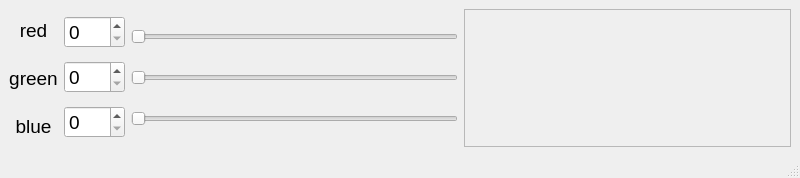
<?xml version="1.0" encoding="UTF-8"?>
<ui version="4.0">
 <class>MainWindow</class>
 <widget class="QMainWindow" name="MainWindow">
  <property name="geometry">
   <rect>
    <x>0</x>
    <y>0</y>
    <width>800</width>
    <height>178</height>
   </rect>
  </property>
  <property name="sizePolicy">
   <sizepolicy hsizetype="Expanding" vsizetype="Expanding">
    <horstretch>0</horstretch>
    <verstretch>0</verstretch>
   </sizepolicy>
  </property>
  <property name="windowTitle">
   <string>MainWindow</string>
  </property>
  <widget class="QWidget" name="centralwidget">
   <property name="enabled">
    <bool>true</bool>
   </property>
   <property name="sizePolicy">
    <sizepolicy hsizetype="Preferred" vsizetype="Preferred">
     <horstretch>0</horstretch>
     <verstretch>0</verstretch>
    </sizepolicy>
   </property>
   <property name="minimumSize">
    <size>
     <width>800</width>
     <height>0</height>
    </size>
   </property>
   <property name="maximumSize">
    <size>
     <width>800</width>
     <height>462</height>
    </size>
   </property>
   <property name="font">
    <font>
     <family>Segoe UI</family>
     <pointsize>14</pointsize>
     <weight>50</weight>
     <bold>false</bold>
    </font>
   </property>
   <layout class="QGridLayout" name="gridLayout">
    <item row="0" column="0">
     <layout class="QHBoxLayout" name="mainHLayout">
      <property name="spacing">
       <number>6</number>
      </property>
      <property name="bottomMargin">
       <number>0</number>
      </property>
      <item>
       <layout class="QVBoxLayout" name="LabelsLayout">
        <item>
         <widget class="QLabel" name="labelGreen">
          <property name="text">
           <string>red</string>
          </property>
          <property name="alignment">
           <set>Qt::AlignCenter</set>
          </property>
         </widget>
        </item>
        <item>
         <widget class="QLabel" name="labelBlue">
          <property name="text">
           <string>green</string>
          </property>
          <property name="alignment">
           <set>Qt::AlignCenter</set>
          </property>
         </widget>
        </item>
        <item>
         <widget class="QLabel" name="labelRed">
          <property name="text">
           <string>blue</string>
          </property>
          <property name="alignment">
           <set>Qt::AlignCenter</set>
          </property>
         </widget>
        </item>
       </layout>
      </item>
      <item>
       <layout class="QVBoxLayout" name="SpinBoxesLayout">
        <item>
         <widget class="QSpinBox" name="spinBoxRed">
          <property name="maximum">
           <number>255</number>
          </property>
         </widget>
        </item>
        <item>
         <widget class="QSpinBox" name="spinBoxGreen">
          <property name="maximum">
           <number>255</number>
          </property>
         </widget>
        </item>
        <item>
         <widget class="QSpinBox" name="spinBoxBlue">
          <property name="maximum">
           <number>255</number>
          </property>
         </widget>
        </item>
       </layout>
      </item>
      <item>
       <layout class="QVBoxLayout" name="SlidersLayout">
        <item>
         <widget class="QSlider" name="horizontalSliderRed">
          <property name="maximum">
           <number>255</number>
          </property>
          <property name="orientation">
           <enum>Qt::Horizontal</enum>
          </property>
         </widget>
        </item>
        <item>
         <widget class="QSlider" name="horizontalSliderGreen">
          <property name="maximum">
           <number>255</number>
          </property>
          <property name="orientation">
           <enum>Qt::Horizontal</enum>
          </property>
         </widget>
        </item>
        <item>
         <widget class="QSlider" name="horizontalSliderBlue">
          <property name="maximum">
           <number>255</number>
          </property>
          <property name="orientation">
           <enum>Qt::Horizontal</enum>
          </property>
         </widget>
        </item>
       </layout>
      </item>
      <item>
       <widget class="QPlainTextEdit" name="plainText">
        <property name="enabled">
         <bool>false</bool>
        </property>
        <property name="readOnly">
         <bool>false</bool>
        </property>
        <property name="textInteractionFlags">
         <set>Qt::TextEditorInteraction</set>
        </property>
       </widget>
      </item>
     </layout>
    </item>
   </layout>
  </widget>
  <widget class="QMenuBar" name="menubar">
   <property name="geometry">
    <rect>
     <x>0</x>
     <y>0</y>
     <width>800</width>
     <height>20</height>
    </rect>
   </property>
  </widget>
  <widget class="QStatusBar" name="statusbar"/>
 </widget>
 <resources/>
 <connections/>
</ui>
